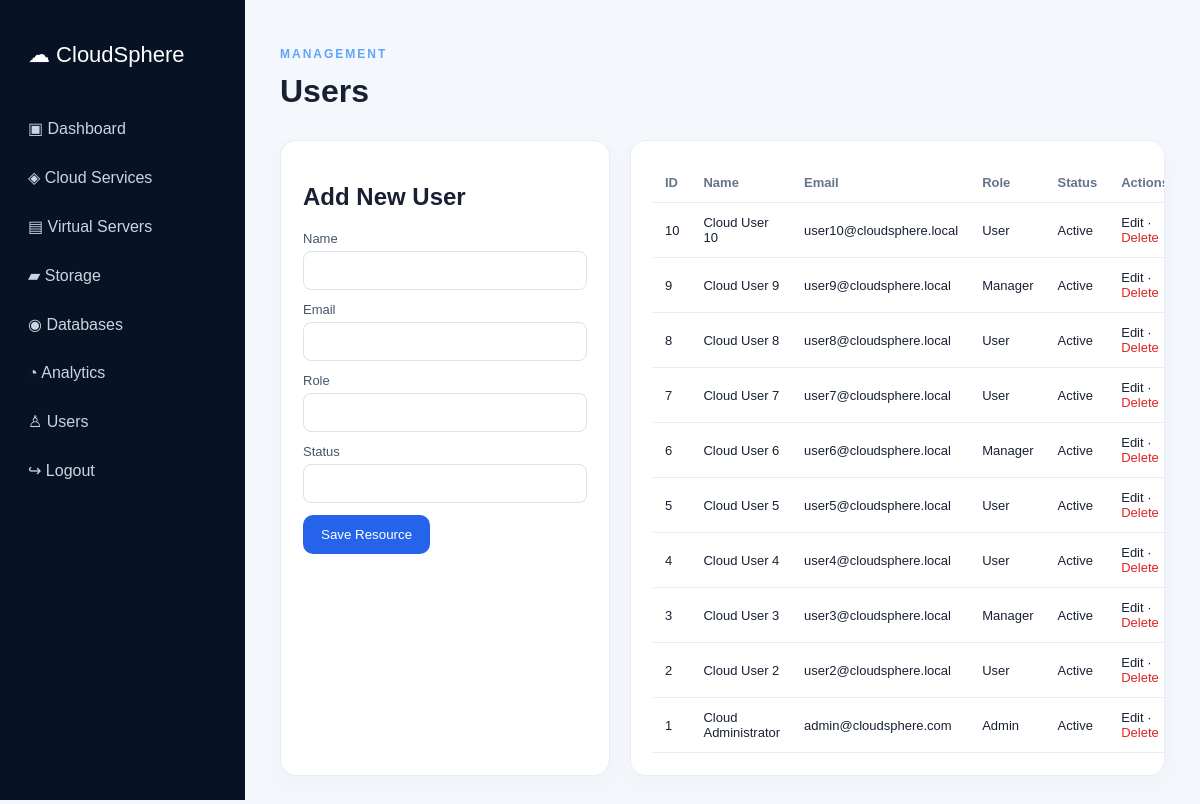
/users.php (signed in), run on the app's committed database.
### tables this page shows
CREATE TABLE users(id INT AUTO_INCREMENT PRIMARY KEY,name VARCHAR(100),email VARCHAR(150) UNIQUE,password VARCHAR(255) NOT NULL,role VARCHAR(30),status VARCHAR(20),created_at TIMESTAMP DEFAULT CURRENT_TIMESTAMP);

### users.php (the view, shortened to what this page needs)
<?php require 'includes/auth.php';require_login();require 'config/database.php';$pdo=db();
$fields=['name', 'email', 'role', 'status'];
$edit=null;if(isset($_GET['edit'])){$q=$pdo->prepare('SELECT * FROM users WHERE id=?');$q->execute([(int)$_GET['edit']]);$edit=$q->fetch(PDO::FETCH_ASSOC);}
$rows=$pdo->query('SELECT * FROM users ORDER BY id DESC')->fetchAll(PDO::FETCH_ASSOC);include 'includes/header.php';include 'includes/sidebar.php';?>
<main><header class="dash-head"><div><p class="tag">MANAGEMENT</p><h1>Users</h1></div></header>
<div class="two-col"><form class="card form" method="post"><h2><?= $edit?'Edit':'Add New' ?> User</h2><input type="hidden" name="id" value="<?=$edit['id']??''?>"><?php foreach($fields as $f):?><label><?=ucwords(str_replace('_',' ',$f))?><input name="<?=$f?>" value="<?=htmlspecialchars($edit[$f]??'')?>" required></label><?php endforeach;?><button class="btn">Save Resource</button></form>
<div class="card table-wrap"><table><thead><tr><th>ID</th><?php foreach($fields as $f):?><th><?=ucwords(str_replace('_',' ',$f))?></th><?php endforeach;?><th>Actions</th></tr></thead><tbody><?php foreach($rows as $r):?><tr><td><?=$r['id']?></td><?php foreach($fields as $f):?><td><?=htmlspecialchars($r[$f])?></td><?php endforeach;?><td><a href="?edit=<?=$r['id']?>">Edit</a> · <a class="danger" onclick="return confirm('Delete this item?')" href="?delete=<?=$r['id']?>">Delete</a></td></tr><?php endforeach;?></tbody></table></div></div></main><?php include 'includes/footer.php'; ?>

### assets/css/style.css (style rules this page uses)
* { box-sizing:border-box }
body { margin:0;font-family:Arial,sans-serif;background:#f4f7fb;color:#182033 }
a { text-decoration:none;color:inherit }
.btn { background:#2563eb;color:white;border:0;padding:12px 18px;border-radius:10px;display:inline-block;cursor:pointer }
.tag { color:#60a5fa;letter-spacing:2px;font-size:12px;font-weight:bold }
.card { background:#fff;border:1px solid #e7ecf4;border-radius:16px;padding:22px;box-shadow:0 8px 25px #0f172a08 }
main { margin-left:245px;padding:35px;min-height:100vh }
.dash-head { display:flex;justify-content:space-between;align-items:center;margin-bottom:25px }
.dash-head h1 { margin:5px 0 }
.two-col { display:grid;grid-template-columns:330px 1fr;gap:20px }
.form label,.login label { display:block;margin:12px 0;font-size:13px;color:#475569 }
.form input,.login input { width:100%;padding:11px;margin-top:5px;border:1px solid #dbe2ea;border-radius:8px }
table { width:100%;border-collapse:collapse;font-size:13px }
th,td { text-align:left;padding:12px;border-bottom:1px solid #e7ecf4 }
th { color:#64748b }
.table-wrap { overflow:auto }
.danger { color:#dc2626 }

### data on the page
users: id "10", name "Cloud User 10", email "user10@cloudsphere.local", role "User", status "Active"
users: id "9", name "Cloud User 9", email "user9@cloudsphere.local", role "Manager", status "Active"
users: id "8", name "Cloud User 8", email "user8@cloudsphere.local", role "User", status "Active"
users: id "7", name "Cloud User 7", email "user7@cloudsphere.local", role "User", status "Active"
users: id "6", name "Cloud User 6", email "user6@cloudsphere.local", role "Manager", status "Active"
users: id "5", name "Cloud User 5", email "user5@cloudsphere.local", role "User", status "Active"
users: id "4", name "Cloud User 4", email "user4@cloudsphere.local", role "User", status "Active"
users: id "3", name "Cloud User 3", email "user3@cloudsphere.local", role "Manager", status "Active"
users: id "2", name "Cloud User 2", email "user2@cloudsphere.local", role "User", status "Active"
users: id "1", name "Cloud Administrator", email "admin@cloudsphere.com", role "Admin", status "Active"

### other printed values
str_replace('_',' ',$f) "Name"
str_replace('_',' ',$f) "Email"
str_replace('_',' ',$f) "Role"
str_replace('_',' ',$f) "Status"
